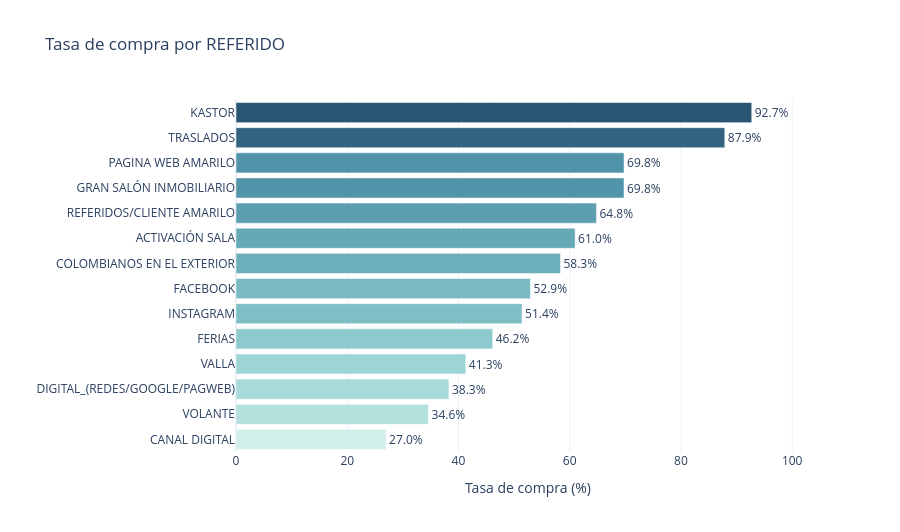
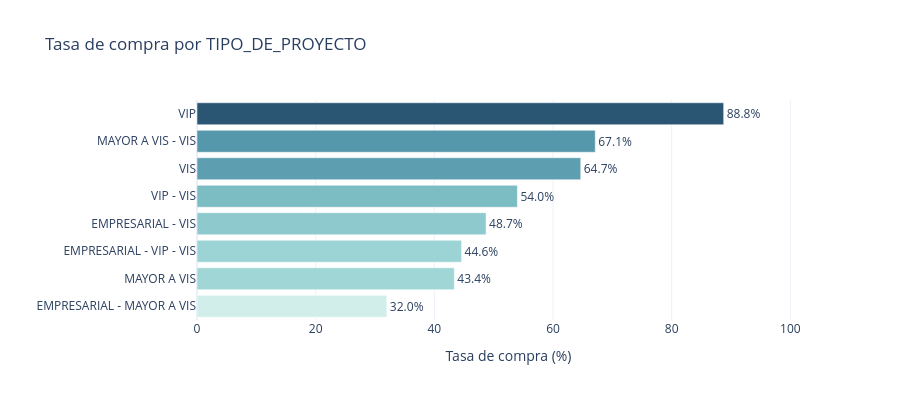

Here is the notebook cell these charts were saved with, in order:
### Code cell
variables_conversion = [
    "REFERIDO",
    "TIPO_DE_PROYECTO",
    "METODO_DE_VENTAS",
    "CIUDAD",
    "TIPO_VENTA",
    "DESTINO",
    "SALA_DE_VENTAS_ALTERNATIVA",
    "OCUPACION_COMPRADOR1"
]

for variable in variables_conversion:
    if variable in df_eda.columns:
        conversion_por_categoria(
            df_eda,
            variable,
            top_n=15,
            min_n=20
        )

### Figure 1 — Plotly figure (JSON) as saved in the notebook; plotly's stock layout.template omitted (floating-point values rounded to 4 significant figures)
{"data": [{"customdata": [[63, 17], [26, 9], [606, 232], [576, 238], [169, 78], [35, 18], [34, 18], [24, 14], [474, 289], [304, 197], [248, 173], [43, 30], [66, 58], [55, 51]], "hovertemplate": "%{y}<br>Conversión: %{x:.1f}%<br>Oportunidades: %{customdata[0]}<br>Compras: %{customdata[1]}<extra></extra>", "legendgroup": "", "marker": {"color": [26.98, 34.62, 38.28, 41.32, 46.15, 51.43, 52.94, 58.33, 60.97, 64.8, 69.76, 69.77, 87.88, 92.73], "coloraxis": "coloraxis", "pattern": {"shape": ""}}, "name": "", "orientation": "h", "showlegend": false, "text": [26.98, 34.62, 38.28, 41.32, 46.15, 51.43, 52.94, 58.33, 60.97, 64.8, 69.76, 69.77, 87.88, 92.73], "textposition": "outside", "texttemplate": "%{text:.1f}%", "type": "bar", "x": [26.98, 34.62, 38.28, 41.32, 46.15, 51.43, 52.94, 58.33, 60.97, 64.8, 69.76, 69.77, 87.88, 92.73], "xaxis": "x", "y": ["CANAL DIGITAL", "VOLANTE", "DIGITAL_(REDES/GOOGLE/PAGWEB)", "VALLA", "FERIAS", "INSTAGRAM", "FACEBOOK", "COLOMBIANOS EN EL EXTERIOR", "ACTIVACIÓN SALA", "REFERIDOS/CLIENTE AMARILO", "GRAN SALÓN INMOBILIARIO", "PAGINA WEB AMARILO", "TRASLADOS", "KASTOR"], "yaxis": "y"}], "layout": {"barmode": "relative", "coloraxis": {"autocolorscale": false, "colorbar": {"title": {"text": "Tasa_compra"}}, "colorscale": [[0, "rgb(209, 238, 234)"], [0.1667, "rgb(168, 219, 217)"], [0.3333, "rgb(133, 196, 201)"], [0.5, "rgb(104, 171, 184)"], [0.6667, "rgb(79, 144, 166)"], [0.8333, "rgb(59, 115, 143)"], [1, "rgb(42, 86, 116)"]], "showscale": false}, "height": 532, "legend": {"tracegroupgap": 0}, "title": {"text": "Tasa de compra por REFERIDO"}, "xaxis": {"anchor": "y", "domain": [0, 1], "range": [0, 105], "title": {"text": "Tasa de compra (%)"}}, "yaxis": {"anchor": "x", "domain": [0, 1], "title": {"text": ""}}}}

### Figure 2 — Plotly figure (JSON) as saved in the notebook; plotly's stock layout.template omitted (floating-point values rounded to 4 significant figures)
{"data": [{"customdata": [[150, 48], [1259, 546], [74, 33], [234, 114], [100, 54], [719, 465], [146, 98], [89, 79]], "hovertemplate": "%{y}<br>Conversión: %{x:.1f}%<br>Oportunidades: %{customdata[0]}<br>Compras: %{customdata[1]}<extra></extra>", "legendgroup": "", "marker": {"color": [32.0, 43.37, 44.59, 48.72, 54.0, 64.67, 67.12, 88.76], "coloraxis": "coloraxis", "pattern": {"shape": ""}}, "name": "", "orientation": "h", "showlegend": false, "text": [32.0, 43.37, 44.59, 48.72, 54.0, 64.67, 67.12, 88.76], "textposition": "outside", "texttemplate": "%{text:.1f}%", "type": "bar", "x": [32.0, 43.37, 44.59, 48.72, 54.0, 64.67, 67.12, 88.76], "xaxis": "x", "y": ["EMPRESARIAL - MAYOR A VIS", "MAYOR A VIS", "EMPRESARIAL - VIP - VIS", "EMPRESARIAL - VIS", "VIP - VIS", "VIS", "MAYOR A VIS - VIS", "VIP"], "yaxis": "y"}], "layout": {"barmode": "relative", "coloraxis": {"autocolorscale": false, "colorbar": {"title": {"text": "Tasa_compra"}}, "colorscale": [[0, "rgb(209, 238, 234)"], [0.1667, "rgb(168, 219, 217)"], [0.3333, "rgb(133, 196, 201)"], [0.5, "rgb(104, 171, 184)"], [0.6667, "rgb(79, 144, 166)"], [0.8333, "rgb(59, 115, 143)"], [1, "rgb(42, 86, 116)"]], "showscale": false}, "height": 400, "legend": {"tracegroupgap": 0}, "title": {"text": "Tasa de compra por TIPO_DE_PROYECTO"}, "xaxis": {"anchor": "y", "domain": [0, 1], "range": [0, 105], "title": {"text": "Tasa de compra (%)"}}, "yaxis": {"anchor": "x", "domain": [0, 1], "title": {"text": ""}}}}
